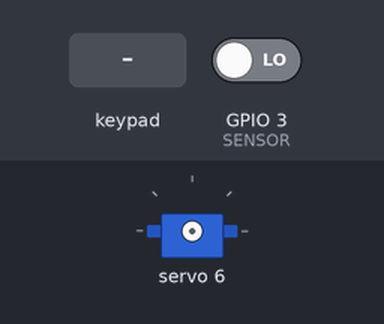
This sketch was run on a simulated ESP32. On the bench: servo. The inputs (shaded band) are chosen by the test bench; at power-on: GPIO 3 (SENSOR) LOW. What the sketch prints to the serial monitor is not drawn.

Above: at 1.2 s.
1.3 s: key 'U' pressed
2.8 s: key 'L' pressed
At 3.9 s:
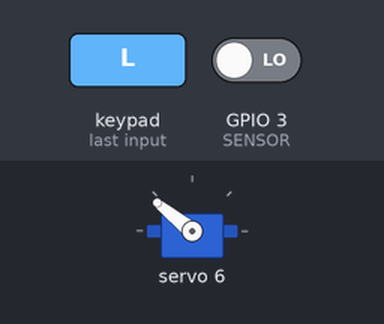
4.3 s: key 'R' pressed
At 5.2 s:
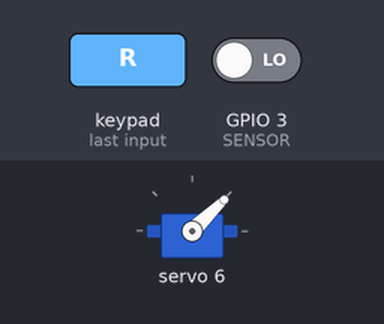
Timing chart, 0 to 7.3 s (numbered marks = the images above; inputs shaded):
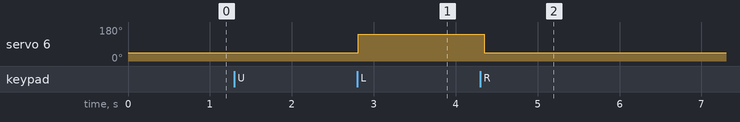

Measured:
- after the input at 2.8 s, servo 6: 44° → 141° at once
- after the input at 4.3 s, servo 6: 141° → 44° after 0.05 s

The sketch:

LECBot.ino
```cpp
#include "motors.h"
#include "PS2_controller.h"
#include <cmath>

void setup()
{

  Serial.begin(115200);
  initMotors();
  setupPS2controller();
  Serial.println("Done setup!");
}
int deg = 0;

void loop()
{
  ps2x.read_gamepad(0, 0);
  PS2control();
  delay(50);
}
```

PS2_controller.h
```cpp
#include <PS2X_lib.h>

PS2X ps2x; // create PS2 Controller Class object

#define PS2_DAT 12 // MISO  19
#define PS2_CMD 13 // MOSI  23
#define PS2_SEL 15 // SS     5
#define PS2_CLK 14 // SLK   18

#define SENSOR 3
#define SERVO_GOC_BAN 4
#define SERVO_BAN_BONG 5
#define SERVO_LOC_BONG 6
#define SERVO_DO_BONG 7

#define TOP_SPEED 4090
#define NORM_SPEED 2048
#define TURNING_FACTOR 0.7

int speed;
boolean banBongMode = false;
boolean thuBongMode = true;

// Task handle
TaskHandle_t banBongTask;

// Shared variable between threads with mutex lock to avoid racing condition
bool hasSpooled = false;
bool isFiring = false;
SemaphoreHandle_t mutex;

void waitBanBong(void * parameter);

void setupPS2controller()
{
  int err = -1;
  while (err != 0)
  {
    err = ps2x.config_gamepad(PS2_CLK, PS2_CMD, PS2_SEL, PS2_DAT, true, true);
  }

  mutex = xSemaphoreCreateMutex();
  assert(mutex);
}

bool PS2control()
{
  if (ps2x.NewButtonState()) {
    // Thu bong mode
    if (PSB_PAD_DOWN) {
      banBongMode = false;
      thuBongMode = true;
    } else if (PSB_PINK) { // Ban bong mode
      banBongMode = true;
      thuBongMode = false;
    } else if (PSB_R1) { // Do bong mode
      banBongMode = false;
      thuBongMode = false;
    }
  }
  speed = TOP_SPEED;
  if (banBongMode) {
    speed = NORM_SPEED;
    //TODO: test neu bam l2 2 lan thi co crash ko
    // Running the shooter's wheels
    if (ps2x.Button(PSB_L2)) {
      // Create dedicated thread for firing
      xTaskCreatePinnedToCore(
                      waitBanBong,   /* Task function. */
                      "waitBanBong",     /* name of task. */
                      8192,       /* Stack size of task */
                      NULL,        /* parameter of the task */
                      1,           /* priority of the task */
                      &banBongTask,      /* Task handle to keep track of created task */
                      1);          /* pin task to core 1 */
      xSemaphoreTake(mutex, 1);
      if (ps2x.Button(PSB_L1)) {
        bool isFiring = true;
      } else {
        bool isFiring = false;
      }
      xSemaphoreGive(mutex);
    } else {vTaskDelete(banBongTask);}

    if(ps2x.ButtonPressed(PSB_GREEN)){
      turnServo90(SERVO_GOC_BAN);
    } else if (ps2x.ButtonPressed(PSB_RED)) {
      turnServoM90(SERVO_GOC_BAN);
    }
  } else if (thuBongMode) {
    // The first two if is for manual mode
    if (ps2x.ButtonPressed(PSB_PAD_RIGHT)) {
      // Black ball
      // Position servo1 at -90 degrees
      turnServoM90(SERVO_LOC_BONG);
    } else if (ps2x.ButtonPressed(PSB_PAD_LEFT)) {
      // White ball
      // Position servo1 at 90 degrees
      turnServo90(SERVO_LOC_BONG);
    } else if (ps2x.ButtonPressed(PSB_PAD_UP)){ // Auto mode
      int irvalue = digitalRead(SENSOR);
      if (irvalue == 0) {
        // Black ball
        // Position servo1 at -90 degrees
        turnServoM90(SERVO_LOC_BONG);
      } else if (irvalue== 1){
        // White ball
        // Position servo1 at 90 degrees
        turnServo90(SERVO_LOC_BONG);
      }
    }
  } else {
    if (ps2x.Button(PSB_R2)) {
      turnServo90(SERVO_DO_BONG);
      delay(500);
      turnServo0(SERVO_DO_BONG);
    }
  }

  int nJoyX = 128 - ps2x.Analog(PSS_RY); // read x-joystick
  int nJoyY = 128 - ps2x.Analog(PSS_LX); // read y-joystick
  int nMotMixL;                          // Motor (left) mixed output
  int nMotMixR;                          // Motor (right) mixed output


  bool temp = (nJoyY * nJoyX > 0);
  if (nJoyY > 1 or nJoyY < -1) // Turning
  {
    nMotMixL = -nJoyY * !temp;
    nMotMixR = -nJoyY * !temp;
    nMotMixL *= TURNING_FACTOR;
    nMotMixR *= TURNING_FACTOR;
  }
  else // Forward or Reverse
  {
    nMotMixL = -nJoyX;
    nMotMixR = nJoyX;
  }

  int c1 = 0, c2 = 0, c3 = 0, c4 = 0;

  if (nMotMixR > 0)
  {
    c3 = nMotMixR;
    c3 = map(c3, 0, 128, 0, speed);
  }

  else if (nMotMixR < 0)
  {
    c4 = abs(nMotMixR);
    c4 = map(c4, 0, 128, 0, speed);
  }

  if (nMotMixL > 0)
  {
    c1 = nMotMixL;
    c1 = map(c1, 0, 128, 0, speed);
  }
  else if (nMotMixL < 0)
  {
    c2 = abs(nMotMixL);
    c2 = map(c2, 0, 128, 0, speed);
  }
  setPWMMotors(c1, c2, c3, c4);
  return 1;
}

// The function to run on the shooting thread
void waitBanBong(void * parameter) {
  xSemaphoreTake(mutex, 1);
  bool prv_isFiring = isFiring;
  xSemaphoreGive(mutex);
  if (!hasSpooled) {
    // bat motor chay da
    delay(500);
    xSemaphoreTake(mutex, 1);
    hasSpooled = true;
    xSemaphoreGive(mutex);
  } else {
    if (prv_isFiring) {
      pwm.setPWM(SERVO_BAN_BONG, 0, 284);
      delay(500);
      pwm.setPWM(SERVO_BAN_BONG, 0, 205);
      delay(500);
    }
  }
}
```

motors.h
```cpp
#include <stdio.h>
#include <Wire.h>
#include <Adafruit_PWMServoDriver.h>
#include <cmath>

#define MIN_PWM 0
#define MAX_PWM 4095

// PWM channels of pca9685 0-16
#define PWM_CHANNEL1 9
#define PWM_CHANNEL2 8
#define PWM_CHANNEL3 11
#define PWM_CHANNEL4 10

Adafruit_PWMServoDriver pwm = Adafruit_PWMServoDriver();

void setPWMMotors(int c1, int c2, int c3, int c4)
{
  char dbg_str[30];
  sprintf(dbg_str,"C1: %d\tC2: %d\tC3: %d\tC4: %d",c1,c2,c3,c4);
  Serial.println(dbg_str);

  pwm.setPWM(PWM_CHANNEL1, 0, c1);
  pwm.setPWM(PWM_CHANNEL2, 0, c2);
  pwm.setPWM(PWM_CHANNEL3, 0, c3);
  pwm.setPWM(PWM_CHANNEL4, 0, c4);
}

void initMotors()
{
  Wire.begin(); // SDA, SCL,400000);
  pwm.begin();
  pwm.setOscillatorFrequency(27000000);
  pwm.setPWMFreq(50);
  Wire.setClock(400000);

  setPWMMotors(0, 0, 0, 0);
}

void turnServo90(int servo) {
  pwm.setPWM(servo, 0, 409);
}

void turnServoM90(int servo) {
  pwm.setPWM(servo, 0, 205);
}

void turnServo0(int servo) {
  pwm.setPWM(servo, 0, 307);
}
```
